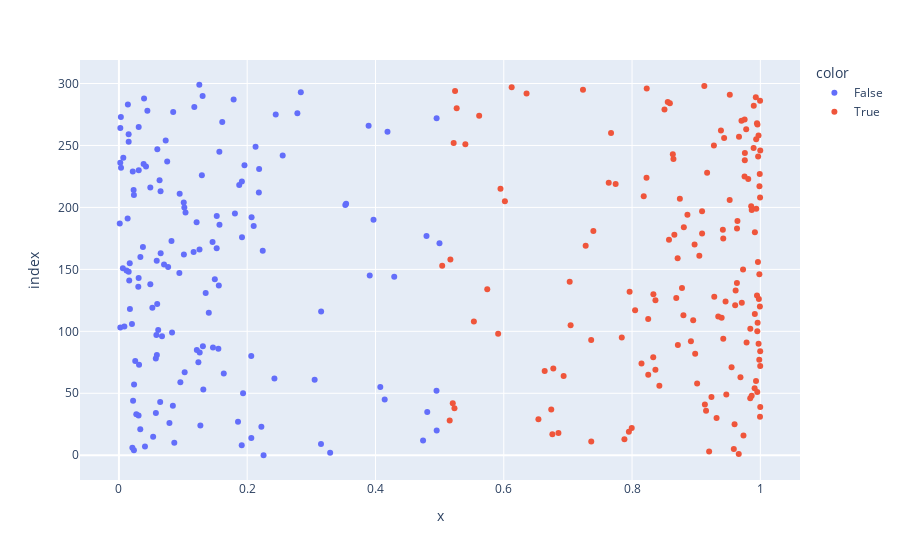

The code cell stored with this chart in its notebook:
### Code cell
px.scatter(y_prob_df['Zero'],y_prob_df['One'],color=y_prob_df['One']>0.5)

### Figure 1 — Plotly figure (JSON) as saved in the notebook; plotly's stock layout.template omitted (floating-point values rounded to 4 significant figures; data arrays with more than 128 entries replaced by an {"elided": "..."} marker saying what was removed)
{"data": [{"hovertemplate": "color=False<br>x=%{x}<br>index=%{y}<extra></extra>", "legendgroup": "False", "marker": {"color": "#636efa", "symbol": "circle"}, "mode": "markers", "name": "False", "orientation": "h", "showlegend": true, "type": "scatter", "x": {"elided": "147 float values"}, "xaxis": "x", "y": {"elided": "147 int values"}, "yaxis": "y"}, {"hovertemplate": "color=True<br>x=%{x}<br>index=%{y}<extra></extra>", "legendgroup": "True", "marker": {"color": "#EF553B", "symbol": "circle"}, "mode": "markers", "name": "True", "orientation": "h", "showlegend": true, "type": "scatter", "x": {"elided": "153 float values"}, "xaxis": "x", "y": {"elided": "153 int values"}, "yaxis": "y"}], "layout": {"legend": {"title": {"text": "color"}, "tracegroupgap": 0}, "margin": {"t": 60}, "xaxis": {"anchor": "y", "domain": [0, 1], "title": {"text": "x"}}, "yaxis": {"anchor": "x", "domain": [0, 1], "title": {"text": "index"}}}}
